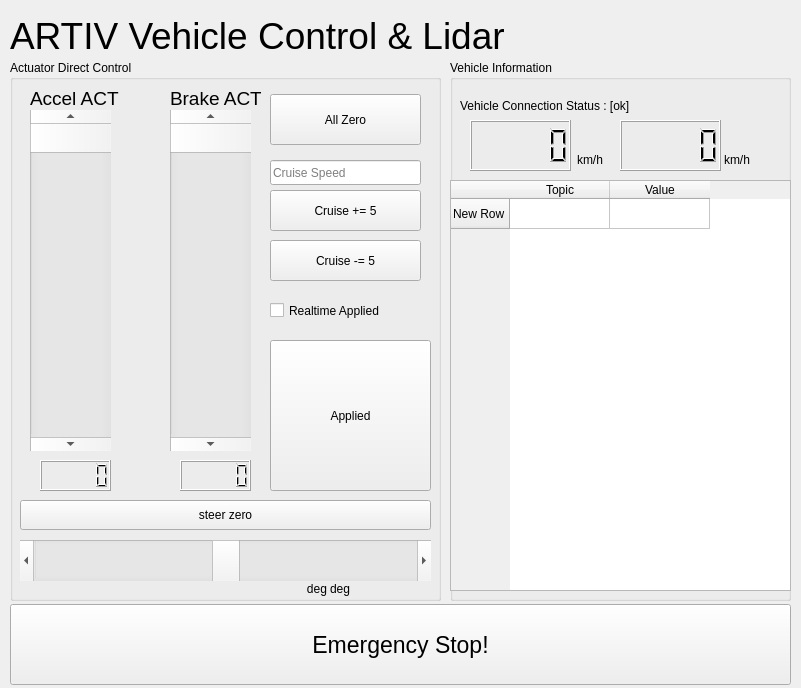
<?xml version="1.0" encoding="UTF-8"?>
<ui version="4.0">
 <class>MainWindow</class>
 <widget class="QMainWindow" name="MainWindow">
  <property name="geometry">
   <rect>
    <x>0</x>
    <y>0</y>
    <width>801</width>
    <height>688</height>
   </rect>
  </property>
  <property name="windowTitle">
   <string>ARTIV Vehicle Touch Control</string>
  </property>
  <widget class="QWidget" name="centralwidget">
   <widget class="QLabel" name="label">
    <property name="geometry">
     <rect>
      <x>10</x>
      <y>10</y>
      <width>771</width>
      <height>51</height>
     </rect>
    </property>
    <property name="font">
     <font>
      <pointsize>28</pointsize>
     </font>
    </property>
    <property name="text">
     <string>ARTIV Vehicle Control &amp; Lidar</string>
    </property>
   </widget>
   <widget class="QGroupBox" name="groupBox">
    <property name="geometry">
     <rect>
      <x>10</x>
      <y>60</y>
      <width>431</width>
      <height>541</height>
     </rect>
    </property>
    <property name="title">
     <string>Actuator Direct Control</string>
    </property>
    <widget class="QScrollBar" name="accelAct">
     <property name="geometry">
      <rect>
       <x>20</x>
       <y>50</y>
       <width>81</width>
       <height>341</height>
      </rect>
     </property>
     <property name="value">
      <number>0</number>
     </property>
     <property name="sliderPosition">
      <number>0</number>
     </property>
     <property name="tracking">
      <bool>true</bool>
     </property>
     <property name="orientation">
      <enum>Qt::Vertical</enum>
     </property>
     <property name="invertedAppearance">
      <bool>false</bool>
     </property>
     <property name="invertedControls">
      <bool>true</bool>
     </property>
    </widget>
    <widget class="QScrollBar" name="brakeAct">
     <property name="geometry">
      <rect>
       <x>160</x>
       <y>50</y>
       <width>81</width>
       <height>341</height>
      </rect>
     </property>
     <property name="pageStep">
      <number>10</number>
     </property>
     <property name="value">
      <number>0</number>
     </property>
     <property name="sliderPosition">
      <number>0</number>
     </property>
     <property name="tracking">
      <bool>true</bool>
     </property>
     <property name="orientation">
      <enum>Qt::Vertical</enum>
     </property>
     <property name="invertedAppearance">
      <bool>false</bool>
     </property>
     <property name="invertedControls">
      <bool>false</bool>
     </property>
    </widget>
    <widget class="QLabel" name="label_2">
     <property name="geometry">
      <rect>
       <x>20</x>
       <y>30</y>
       <width>111</width>
       <height>17</height>
      </rect>
     </property>
     <property name="font">
      <font>
       <pointsize>14</pointsize>
      </font>
     </property>
     <property name="text">
      <string>Accel ACT</string>
     </property>
    </widget>
    <widget class="QLabel" name="label_3">
     <property name="geometry">
      <rect>
       <x>160</x>
       <y>30</y>
       <width>91</width>
       <height>17</height>
      </rect>
     </property>
     <property name="font">
      <font>
       <pointsize>14</pointsize>
      </font>
     </property>
     <property name="text">
      <string>Brake ACT</string>
     </property>
    </widget>
    <widget class="QLCDNumber" name="lcdNumber">
     <property name="geometry">
      <rect>
       <x>30</x>
       <y>400</y>
       <width>71</width>
       <height>31</height>
      </rect>
     </property>
    </widget>
    <widget class="QLCDNumber" name="lcdNumber_2">
     <property name="geometry">
      <rect>
       <x>170</x>
       <y>400</y>
       <width>71</width>
       <height>31</height>
      </rect>
     </property>
    </widget>
    <widget class="QCheckBox" name="checkBox">
     <property name="geometry">
      <rect>
       <x>260</x>
       <y>230</y>
       <width>161</width>
       <height>41</height>
      </rect>
     </property>
     <property name="text">
      <string>Realtime Applied</string>
     </property>
     <property name="tristate">
      <bool>false</bool>
     </property>
    </widget>
    <widget class="QPushButton" name="pushButton">
     <property name="geometry">
      <rect>
       <x>260</x>
       <y>280</y>
       <width>161</width>
       <height>151</height>
      </rect>
     </property>
     <property name="text">
      <string>Applied</string>
     </property>
    </widget>
    <widget class="QLineEdit" name="lineEdit">
     <property name="geometry">
      <rect>
       <x>260</x>
       <y>100</y>
       <width>151</width>
       <height>25</height>
      </rect>
     </property>
     <property name="text">
      <string/>
     </property>
     <property name="placeholderText">
      <string>Cruise Speed</string>
     </property>
    </widget>
    <widget class="QPushButton" name="pushButton_2">
     <property name="geometry">
      <rect>
       <x>260</x>
       <y>130</y>
       <width>151</width>
       <height>41</height>
      </rect>
     </property>
     <property name="text">
      <string>Cruise += 5</string>
     </property>
    </widget>
    <widget class="QPushButton" name="pushButton_3">
     <property name="geometry">
      <rect>
       <x>260</x>
       <y>180</y>
       <width>151</width>
       <height>41</height>
      </rect>
     </property>
     <property name="text">
      <string>Cruise -= 5</string>
     </property>
    </widget>
    <widget class="QScrollBar" name="horizontalScrollBar">
     <property name="geometry">
      <rect>
       <x>10</x>
       <y>480</y>
       <width>411</width>
       <height>41</height>
      </rect>
     </property>
     <property name="minimum">
      <number>-540</number>
     </property>
     <property name="maximum">
      <number>540</number>
     </property>
     <property name="orientation">
      <enum>Qt::Horizontal</enum>
     </property>
    </widget>
    <widget class="QLabel" name="label_7">
     <property name="geometry">
      <rect>
       <x>320</x>
       <y>520</y>
       <width>67</width>
       <height>17</height>
      </rect>
     </property>
     <property name="text">
      <string>deg</string>
     </property>
    </widget>
    <widget class="QLabel" name="label_8">
     <property name="geometry">
      <rect>
       <x>250</x>
       <y>520</y>
       <width>67</width>
       <height>17</height>
      </rect>
     </property>
     <property name="layoutDirection">
      <enum>Qt::LeftToRight</enum>
     </property>
     <property name="text">
      <string>deg</string>
     </property>
     <property name="alignment">
      <set>Qt::AlignRight|Qt::AlignTrailing|Qt::AlignVCenter</set>
     </property>
    </widget>
    <widget class="QPushButton" name="pushButton_5">
     <property name="geometry">
      <rect>
       <x>260</x>
       <y>34</y>
       <width>151</width>
       <height>51</height>
      </rect>
     </property>
     <property name="text">
      <string>All Zero</string>
     </property>
    </widget>
    <widget class="QPushButton" name="pushButton_6">
     <property name="geometry">
      <rect>
       <x>10</x>
       <y>440</y>
       <width>411</width>
       <height>30</height>
      </rect>
     </property>
     <property name="text">
      <string>steer zero</string>
     </property>
    </widget>
   </widget>
   <widget class="QGroupBox" name="groupBox_2">
    <property name="geometry">
     <rect>
      <x>450</x>
      <y>60</y>
      <width>341</width>
      <height>541</height>
     </rect>
    </property>
    <property name="title">
     <string>Vehicle Information</string>
    </property>
    <widget class="QLabel" name="label_4">
     <property name="geometry">
      <rect>
       <x>10</x>
       <y>30</y>
       <width>321</width>
       <height>31</height>
      </rect>
     </property>
     <property name="text">
      <string>Vehicle Connection Status : [ok]</string>
     </property>
    </widget>
    <widget class="QTableWidget" name="tableWidget">
     <property name="geometry">
      <rect>
       <x>0</x>
       <y>120</y>
       <width>341</width>
       <height>411</height>
      </rect>
     </property>
     <row>
      <property name="text">
       <string>New Row</string>
      </property>
     </row>
     <column>
      <property name="text">
       <string>Topic</string>
      </property>
     </column>
     <column>
      <property name="text">
       <string>Value</string>
      </property>
     </column>
    </widget>
    <widget class="QLCDNumber" name="lcdNumber_3">
     <property name="geometry">
      <rect>
       <x>20</x>
       <y>60</y>
       <width>101</width>
       <height>51</height>
      </rect>
     </property>
    </widget>
    <widget class="QLCDNumber" name="lcdNumber_4">
     <property name="geometry">
      <rect>
       <x>170</x>
       <y>60</y>
       <width>101</width>
       <height>51</height>
      </rect>
     </property>
    </widget>
    <widget class="QLabel" name="label_5">
     <property name="geometry">
      <rect>
       <x>127</x>
       <y>91</y>
       <width>60</width>
       <height>17</height>
      </rect>
     </property>
     <property name="text">
      <string>km/h</string>
     </property>
    </widget>
    <widget class="QLabel" name="label_6">
     <property name="geometry">
      <rect>
       <x>274</x>
       <y>91</y>
       <width>50</width>
       <height>17</height>
      </rect>
     </property>
     <property name="text">
      <string>km/h</string>
     </property>
    </widget>
   </widget>
   <widget class="QPushButton" name="pushButton_4">
    <property name="geometry">
     <rect>
      <x>10</x>
      <y>604</y>
      <width>781</width>
      <height>81</height>
     </rect>
    </property>
    <property name="font">
     <font>
      <pointsize>17</pointsize>
     </font>
    </property>
    <property name="text">
     <string>Emergency Stop!</string>
    </property>
   </widget>
  </widget>
 </widget>
 <resources>
  <include location="vtc_rs.qrc"/>
 </resources>
 <connections/>
</ui>
